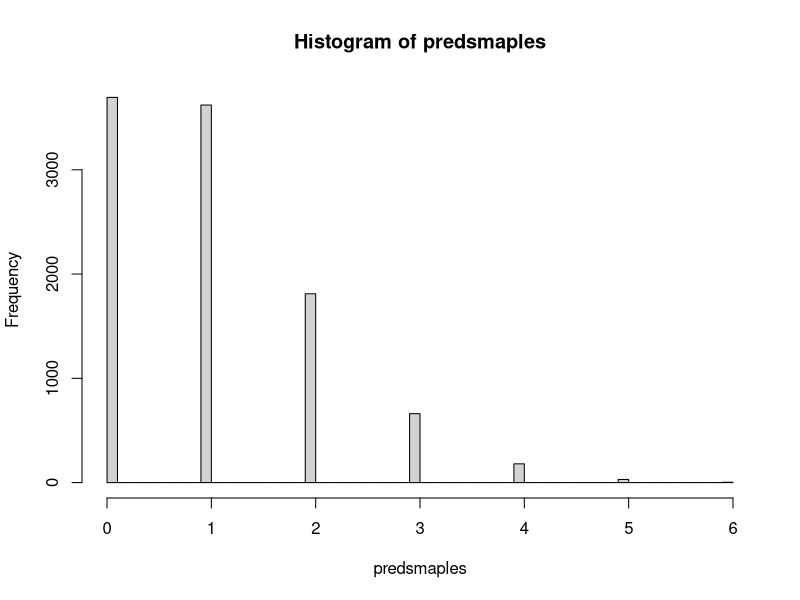

This figure's R source:
## ---- chunk 1
knitr::opts_chunk$set(echo = TRUE)
## ---- chunk 2
bid <- read.table("../data/eBayNumberOfBidderData.dat",header = TRUE)
## ---- chunk 3
poiglm <- glm(nBids ~ . - 1, data = bid, family = poisson(link = "log"))
summary(poiglm)
## ---- chunk 4
library(mvtnorm)

logprior <- function(beta, mu, sigma){
    dmvnorm(beta, mean = mu, sigma = sigma, log = TRUE)
}

## loglikelihood <- function(beta, X, Y){
##   linear_prediction <- t(X) %*% beta
##   n <- nrow(X)

##   probabilities <- sum(Y) * linear_prediction - n * exp(linear_prediction)
##   loglike <- sum(probabilities)

##   ## if (abs(loglike) == Inf)
##   ##     loglike = -20000

##   loglike
## }

loglikelihood <- function(beta, X, Y) {
  linear_prediction <- t(X) %*% beta
  probs <- dpois(Y , lambda = exp(linear_prediction), log = TRUE)
  sum(probs)
}


logposterior <- function(beta, X, Y, mu, sigma){
    loglikelihood(beta, X, Y) + logprior(beta, mu, sigma)
}

X <- as.matrix(bid[,-1])
Y <- as.matrix(bid[,1])

mu <- rep(0, ncol(X))
sigma <- 100 * solve(t(X) %*% X)

optpost <- optim(par = matrix(rep(0, ncol(X)), ncol = 1),
                 fn = logposterior, method = "BFGS", hessian = TRUE,
                 X = t(X), Y = Y,
                 mu = mu, sigma = sigma,
                 control=list(fnscale=-1))
optpost$par

hessian <- optpost$hessian
## ---- chunk 5
optpost$par
t(coef(poiglm))
## ---- chunk 6
targetdensity <- function(theta, prior_mu, prior_sigma, X, Y, ...) {
    likelihood <- dpois(Y, lambda = exp(t(X) %*% t(theta)), log = TRUE)
    prior <- dmvnorm(theta, mean = prior_mu, sigma = prior_sigma, log = TRUE)
    sum(likelihood) + prior
}

proposaldensity <- function(x, mu, prop_sigma, ...){
    dmvnorm(x, mean = mu, sigma = prop_sigma, log = TRUE)
}

proposalsampler <- function(mu, prop_sigma, ...){
    matrix(rmvnorm(1, mean = mu, sigma = prop_sigma), nrow = 1)
}

metropolis_hastings <- function(prop_sampler, log_prop_func, log_targ_post_func, X0, iters, ...){
    x <- X0
    values <- matrix(0, ncol = length(X0), nrow = iters + 1)
    values[1,] <- X0

    alpha <- function(x, y, ...) {
        numerator <- log_targ_post_func(y, ...) + log_prop_func(x, y, ...)
        denominator <- log_targ_post_func(x, ...) + log_prop_func(y, x, ...)
        exp(numerator - denominator)
    }

    for (i in 1:iters) {
        y <- prop_sampler(x, ...)
        u <- runif(1)

        if (u < alpha(x, y, ...)) {
            x <- y
        }

        values[i+1,] <- x
    }

    values
}

iters <- 5000
X0 <- rep(0, times = ncol(X))

params <- list(
    prop_sampler = proposalsampler,
    log_prop_func = proposaldensity,
    log_targ_post_func = targetdensity,
    X0 = matrix(rep(0, times = ncol(X)), nrow = 1),
    iters = iters,
    X = t(X),
    Y = Y,
    prior_mu = rep(0, times = ncol(X)),
    prior_sigma = 100 * solve(t(X) %*% X),
    prop_sigma = 0.6 * -solve(hessian)
)

res <- do.call(metropolis_hastings, params)

colMeans(res)
## ---- chunk 7
Xpred <- matrix(c(1, 1, 1, 1, 0, 0, 0, 1, 0.5), nrow = 1)
predsmaples <- rpois(10000, lambda = exp(Xpred %*% t(res)))

mean(predsmaples == 0)
hist(predsmaples, breaks = 50)
